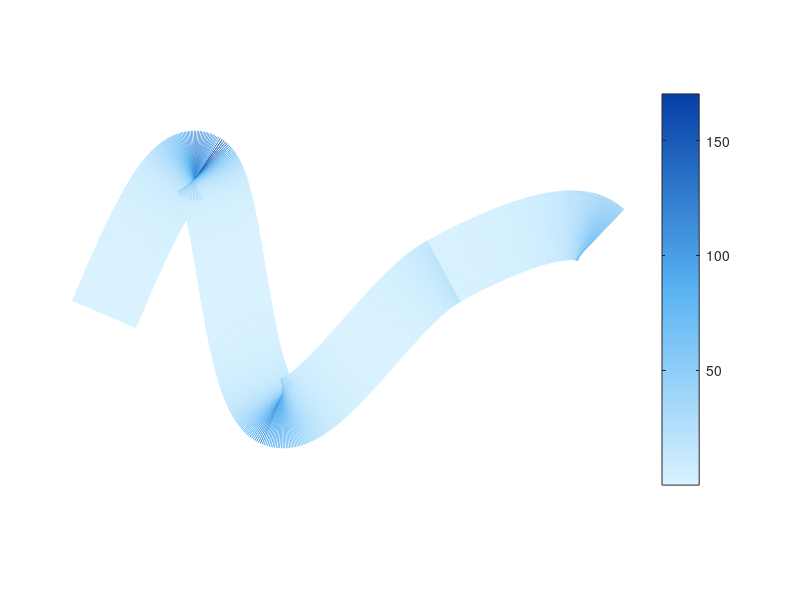

Recreate this plot in MATLAB. (Note: this script raises an error after producing the figure.)

clc; clear; close all;

%% 1. Bézier control points extracted from PowerPoint SVG
P0 = [189, 362.983];

% Each row: [P1x P1y P2x P2y P3x P3y]
C = [
    251.417 216.771 313.833  70.5594 365  99.7517;
    416.167 128.944 423.833 507.109  496 538.137;
    568.167 569.164 700.833 338.962  798 285.915;
    895.167 232.869 1031.17 173.483 1079 219.857
];

%% 2. Sample the spline and calculate analytical derivatives
P = [];
D1 = [];
D2 = [];

for i = 1:size(C,1)
    P1 = C(i,1:2);
    P2 = C(i,3:4);
    P3 = C(i,5:6);

    t = linspace(0,1,200)';
    if i > 1
        t = t(2:end);  % Avoid duplicate endpoints
    end

    % Cubic Bezier curve
    B = (1-t).^3*P0 + ...
        3*(1-t).^2.*t*P1 + ...
        3*(1-t).*t.^2*P2 + ...
        t.^3*P3;

    % First derivative
    dB = 3*(1-t).^2*(P1-P0) + ...
         6*(1-t).*t*(P2-P1) + ...
         3*t.^2*(P3-P2);

    % Second derivative
    ddB = 6*(1-t)*(P2-2*P1+P0) + ...
          6*t*(P3-2*P2+P1);

    P  = [P; B];
    D1 = [D1; dB];
    D2 = [D2; ddB];

    P0 = P3;
end

%% 3. Convert SVG coordinates to robot workspace (meters)
desired_width_m = 0.30;

scale = desired_width_m / (max(P(:,1))-min(P(:,1)));

x = (P(:,1)-min(P(:,1))) * scale;
y = -(P(:,2)-min(P(:,2))) * scale;

% Scale derivatives consistently
vx =  D1(:,1)*scale;
vy = -D1(:,2)*scale;

ax =  D2(:,1)*scale;
ay = -D2(:,2)*scale;

%% 4. Calculate curvature (1/m)
kappa = abs(vx.*ay - vy.*ax) ./ ...
        (vx.^2 + vy.^2).^(3/2);

%% 5. Plot colored trajectory
figure('Color','w');

surface([x';x'], [y';y'], zeros(2,length(x)), ...
        [kappa';kappa'], ...
        'FaceColor','none', ...
        'EdgeColor','interp', ...
        'LineWidth',50);

axis equal;
axis off;
view(2);





% Sky-blue colormap: light -> dark
colors = [
    0.85 0.95 1.00;   % Light sky blue (low curvature)
    0.35 0.70 0.95;   % Sky blue
    0.02 0.25 0.65    % Deep blue (high curvature)
];

cmap = interp1(linspace(0,1,3), colors, ...
               linspace(0,1,256));

colormap(cmap);

cb = colorbar;
% cb.Label.String = 'Curvature (m^{-1})';

cb.Ticks = [];          % Remove numerical ticks
cb.Label.String = '';   % Remove colorbar label

% Get colorbar position
cb.Units = 'normalized';
drawnow;
p = cb.Position;

% Text above the colorbar
annotation('textbox', ...
    [p(1)-0.04, p(2)+p(4)+0.01, p(3)+0.08, 0.04], ...
    'String','High curvature', ...
    'EdgeColor','none', ...
    'HorizontalAlignment','center', ...
    'FontSize',10);

% Text below the colorbar
annotation('textbox', ...
    [p(1)-0.04, p(2)-0.06, p(3)+0.08, 0.04], ...
    'String','Low curvature', ...
    'EdgeColor','none', ...
    'HorizontalAlignment','center', ...
    'FontSize',10);

%% 6. Export as vector PDF
exportgraphics(gcf,'powerpoint_curvature.pdf', ...
               'ContentType','vector');
